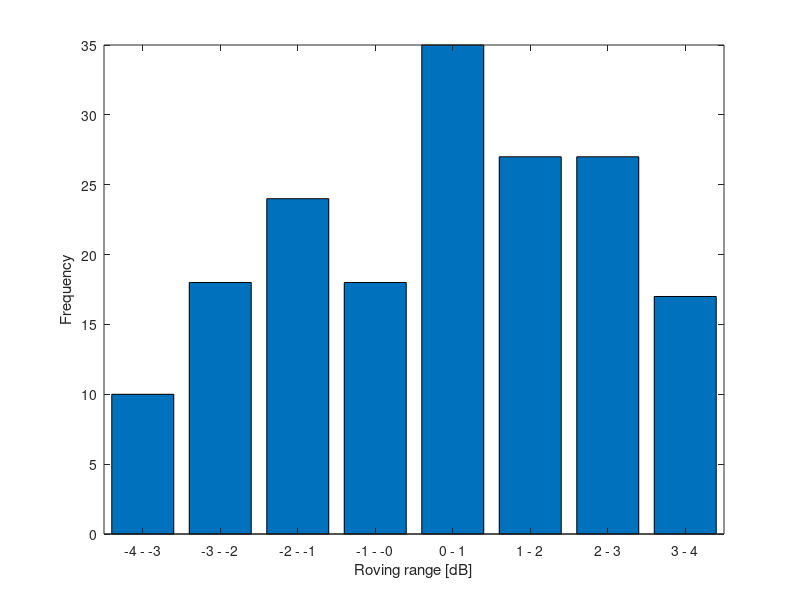

The MATLAB source for this figure: (Note: this script raises an error after producing the figure.)
function experiment_report_20131104_roving
% function experiment_report_20131104_roving
%
% Programmed by Alejandro
%%%%%%%%%%%%%%%%%%%%%%%%%%%%%%%%%%%%%%%%%%%%%%%%%%%%%%%%%%%%%%%%%%%%%%%%%%%

main_folder = '/home/alejandro/Documenten/Meas/Meas/Experiments/Experiment_reports/20131104-Roving/';
dest_folder = [main_folder 'Figures/'];

Times_presented = [ 2 5 9 2 11 2 6 7; ...
                    2 4 8 5  8 9 8 0; ...
                    3 6 2 6  7 8 8 4; ...
                    3 3 5 5  9 8 5 6];
Centre_values   = -3.5:1:3.5;

bSave = 1;

figure
bar(Centre_values, sum(Times_presented));

ylabel('Frequency')
xlabel('Roving range [dB]')

for i = 1:length(Centre_values)
    Label{i} = [num2str(floor(Centre_values(i))) ' - ' num2str(ceil(Centre_values(i)))];
end

set(gca,'XTick',Centre_values)
set(gca,'XTickLabel',Label)

if bSave == 1
    saveas(gca, [dest_folder 'hist_experiments'],'epsc')
end

quick_PR([main_folder 'PR_Ref_131_UW_ACE-LB-lot-repetitions-test.apr'])

%%%%%%%%%%%%%%%%%%%%%%%%%%%%%%%%%%%%%%%%%%%%%%%%%%%%%%%%%%%%%%%%%%%%%%%%%%%
end